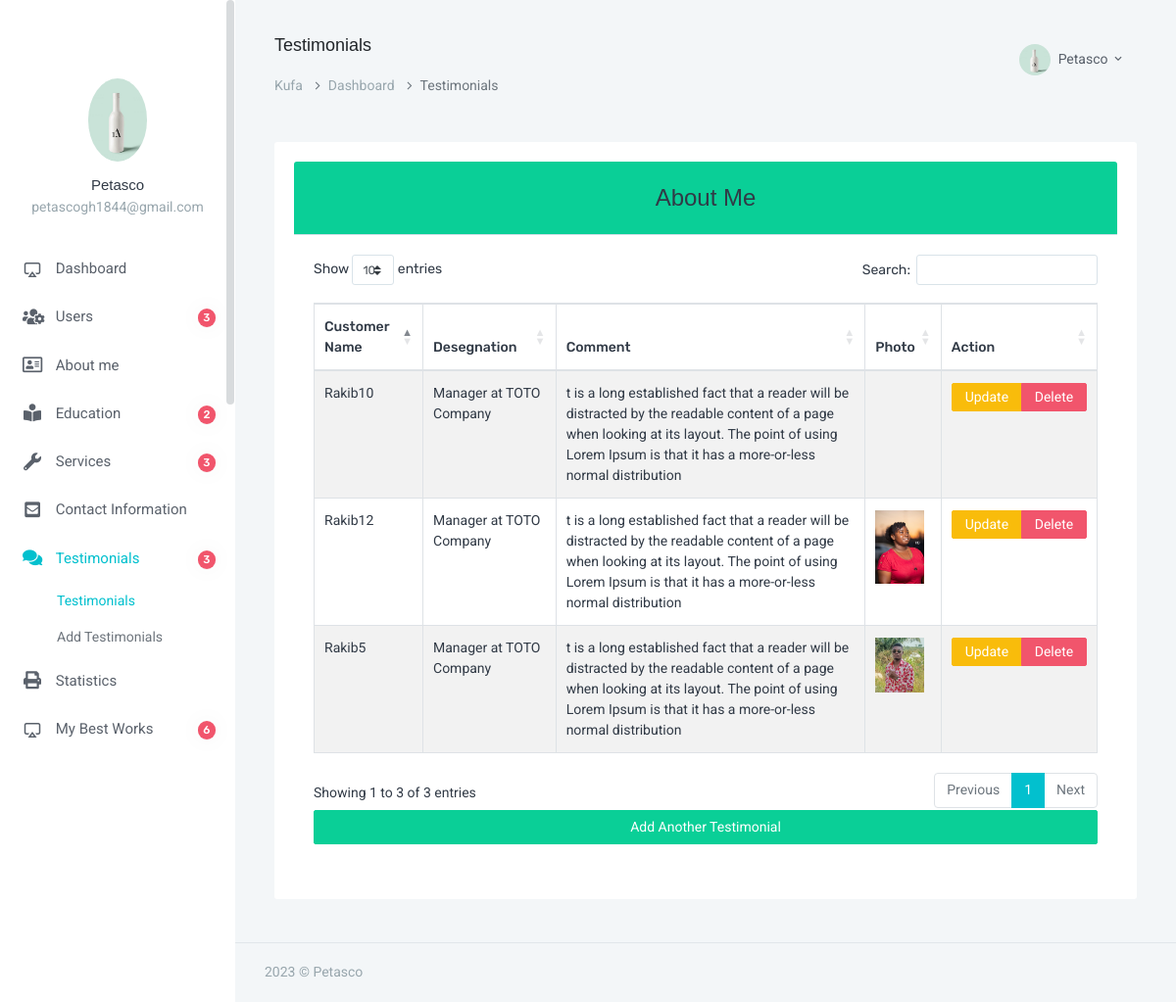
Page /admin/all_testimonials.php (signed in) on the committed database.
### tables this page shows
CREATE TABLE `users` (
  `id` int(3) NOT NULL,
  `fname` varchar(100) NOT NULL,
  `email` varchar(100) NOT NULL,
  `password` varchar(255) NOT NULL,
  `status` int(1) NOT NULL DEFAULT 1,
  `photo` varchar(100) NOT NULL DEFAULT 'default.png'
);

CREATE TABLE `testimonials` (
  `id` int(3) NOT NULL,
  `customer_name` varchar(100) NOT NULL,
  `customer_desegnation` varchar(100) NOT NULL,
  `customer_comment` text NOT NULL,
  `photo` varchar(100) NOT NULL DEFAULT 'default.png'
);

### admin/all_testimonials.php (the view, shortened to what this page needs)
<?php
$title="Testimonials";
require_once "header.php";
require_once "db.php";
$testimonial = $dbcon->query("SELECT * FROM testimonials");
?>
<div class="card text-dark mb-3">
	<div class="card-header bg-success text-center"><h3>About Me</h3></div>
	<div class="card-body">
				<table id="example" class="table table-striped table-bordered mx-auto">
					<thead>
						<tr>
							<th>Customer Name</th>
							<th>Desegnation</th>
							<th>Comment</th>
							<th>Photo</th>
							<th>Action</th>
						</tr>
					</thead>
					<tbody>
					<?php foreach ($testimonial as $result) {
					 ?>
						<tr>
							<td><?=$result['customer_name']?></td>
							<td><?=$result['customer_desegnation']?></td>
							<td><?=$result['customer_comment']?></td>
							<td><img src="image/customers/<?=$result['photo']?>" alt="" style="width: 50px;"></td>
							<td>
								<div class="btn-group">
									<a class="btn btn-sm btn-warning" href="testimonial_update.php?id=<?=base64_encode($result['id'])?>">Update</a>
									<a class="btn btn-sm btn-danger" href="testimonial_delete.php?id=<?=base64_encode($result['id'])?>">Delete</a>
								</div>
							</td>
						</tr>
					<?php } ?>
					</tbody>
				</table>
				<a class="btn btn-block btn-success" href="testimonials.php">Add Another Testimonial</a>
			</div>
		</div>
<?php
    require_once "footer.php";
?>

### admin/header.php (shortened to what this page needs)
<?php require_once "db.php"; ?>
<!doctype html>
<html lang="en">
<head>
        <link rel="stylesheet" href="https://cdnjs.cloudflare.com/ajax/libs/twitter-bootstrap/4.1.3/css/bootstrap.css">
        <link rel="stylesheet" href="https://cdn.datatables.net/1.10.20/css/dataTables.bootstrap4.min.css">
        <link href="assets/css/bootstrap.min.css" rel="stylesheet" type="text/css" />
        <link href="assets/css/icons.css" rel="stylesheet" type="text/css" />
        <link rel="stylesheet" href="../front_end_assets/css/fontawesome-all.min.css">
        <link href="assets/css/metismenu.min.css" rel="stylesheet" type="text/css" />
        <link href="assets/css/style.css" rel="stylesheet" type="text/css" />
    </head>
    <body>
        <div id="wrapper">
            <div class="left side-menu">
                <div class="slimscroll-menu" id="remove-scroll">
                    <div class="user-box">
                        <div class="user-img">
                <?php
                    $email_for_photo = $_SESSION['user_email'];
                    $query_for_photo = $dbcon->query( "SELECT photo FROM users WHERE email='$email_for_photo'");
                    $photo_from_db   = $query_for_photo -> fetch_assoc();
                 ?>
                            <img src="image/users/<?=$photo_from_db['photo']?>" alt="user-img" title="Mat Helme" class="rounded-circle img-fluid">
                        </div>
                        <h5><a href="#"><?= $_SESSION['user_name']?></a> </h5>
                        <p class="text-muted"><?=$_SESSION['user_email']?></p>
                    </div>
                    <div id="sidebar-menu">
                        <ul class="metismenu" id="side-menu">
                            <li>
                                <a href="index.php">
                                    <i class="fi-air-play"></i> <span> Dashboard </span>
                                </a>
                            </li>
                            <li>
                                <a href="users.php"><i class="fas fa-users-cog"></i>
                                    <span class="badge badge-danger badge-pill float-right">
                                        <?php
                                        $result = $dbcon->query("SELECT COUNT(*) AS total_users FROM users");
                                        $row = $result->fetch_assoc();
                                        echo $row['total_users'];
                                        ?>
                                    </span>
                                    <span> Users </span>
                                </a>
                            </li>
                            <li>
                                <a href="javascript: void(0);"><i class="far fa-address-card"></i>  <span> About me </span></a>
                            </li>
                            <li>
                                <a href="javascript: void(0);"><i class="fas fa-book-reader"></i>
                                    <span class="badge badge-danger badge-pill float-right">
                                        <?php
                                        $education_result = $dbcon->query("SELECT COUNT(*) AS total_field FROM education_informations");
                                        $education_row = $education_result->fetch_assoc();
                                        echo $education_row['total_field'];
                                        ?>
                                    </span>
                                <span> Education </span></a>
                            </li>
                            <li>
                                <a href="javascript: void(0);"><i class="fas fa-wrench"></i>
                                    <span class="badge badge-danger badge-pill float-right">
                                        <?php
                                        $services_result = $dbcon->query("SELECT COUNT(*) AS total_field FROM services");
                                        $services_row = $services_result->fetch_assoc();
                                        echo $services_row['total_field'];
                                        ?>
                                    </span>
                                    <span> Services </span></a>
                            </li>
                            <li>
                                <a href="javascript: void(0);"><i class="fas fa-envelope-square"></i> <span> Contact Information</span></a>
                            </li>
                            <li>
                                <a href="javascript: void(0);"><i class="fas fa-comments"></i>
                                    <span class="badge badge-danger badge-pill float-right">
                                        <?php
                                        $testimonial_result = $dbcon->query("SELECT COUNT(*) AS total_field FROM testimonials");
                                        $testimonial_row = $testimonial_result->fetch_assoc();
                                        echo $testimonial_row['total_field'];
                                        ?>
                                    </span>
                                    <span> Testimonials</span></a>
                                <ul class="nav-second-level" aria-expanded="false">
                                    <li><a href="all_testimonials.php">Testimonials</a></li>
                                    <li><a href="testimonials.php">Add Testimonials</a></li>
                                </ul>
                            </li>
                            <li>
                                <a href="javascript: void(0);"><i class="fas fa-print"></i><span> Statistics</span></a>
                            </li>
                            <li>
                                <a href="javascript: void(0);"><i class="fi-air-play"></i>
                                    <span class="badge badge-danger badge-pill float-right">
                                        <?php
                                        $best_works_result = $dbcon->query("SELECT COUNT(*) AS total_field FROM my_best_works");
                                        $best_works_row = $best_works_result->fetch_assoc();
                                        echo $best_works_row['total_field'];
                                        ?>
                                    </span>
                                    <span> My Best Works</span></a>
                            </li>
                        </ul>
                    </div>
                </div>
            </div>
            <div class="content-page">
                <div class="topbar">
                    <nav class="navbar-custom">
                        <ul class="list-unstyled topbar-right-menu float-right mb-0">
                            <li class="dropdown notification-list">
                                <a class="nav-link dropdown-toggle nav-user" data-toggle="dropdown" href="#" role="button"
                                   aria-haspopup="false" aria-expanded="false">
                                    <img src="image/users/<?=$photo_from_db['photo']?>" alt="user" class="rounded-circle"> <span class="ml-1"><?=$_SESSION['user_name']?> <i class="mdi mdi-chevron-down"></i> </span>
                                </a>
                            </li>
                        </ul>
                        <ul class="list-inline menu-left mb-0">
                            <li>
                                <h4 class="page-title-main"><?=$title?></h4>
                                <ol class="breadcrumb">
                                    <li class="breadcrumb-item"><a href="../index.php">Kufa</a></li>
                                    <li class="breadcrumb-item"><a href="index.php">Dashboard</a></li>
                                    <li class="breadcrumb-item active"><?=$title?></li>
                                </ol>
                            </li>
                        </ul>
                    </nav>
                </div>
                <div class="content">
                    <div class="container-fluid">
                        <div class="row">
                            <div class="col-12">
                                <div class="card-box">

### rows in the picture
users: photo (picture)
testimonials: customer_name "Rakib5", customer_desegnation "Manager at TOTO Company", customer_comment "t is a long established fact that a reader will be distracted by the readable content of a page when looking at its layout. The point of using Lorem Ipsum is that it has a more-or-less normal distribution", photo (picture)
testimonials: customer_name "Rakib10", customer_desegnation "Manager at TOTO Company", customer_comment "t is a long established fact that a reader will be distracted by the readable content of a page when looking at its layout. The point of using Lorem Ipsum is that it has a more-or-less normal distribution"
testimonials: customer_name "Rakib12", customer_desegnation "Manager at TOTO Company", customer_comment "t is a long established fact that a reader will be distracted by the readable content of a page when looking at its layout. The point of using Lorem Ipsum is that it has a more-or-less normal distribution", photo (picture)

### other values in the picture
$_SESSION['user_name'] "Petasco"
$_SESSION['user_email'] "petascogh1844@gmail.com"
$row['total_users'] "3"
$education_row['total_field'] "2"
$services_row['total_field'] "3"
$testimonial_row['total_field'] "3"
$best_works_row['total_field'] "6"
$title "Testimonials"
